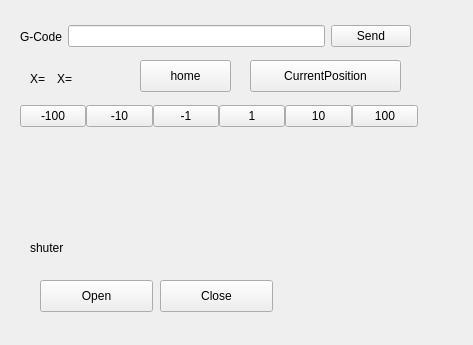
<?xml version="1.0" encoding="UTF-8"?>
<ui version="4.0">
 <class>PrintPanel</class>
 <widget class="QWidget" name="PrintPanel">
  <property name="geometry">
   <rect>
    <x>0</x>
    <y>0</y>
    <width>473</width>
    <height>345</height>
   </rect>
  </property>
  <property name="windowTitle">
   <string>Form</string>
  </property>
  <widget class="QPushButton" name="homeX">
   <property name="geometry">
    <rect>
     <x>140</x>
     <y>60</y>
     <width>91</width>
     <height>32</height>
    </rect>
   </property>
   <property name="text">
    <string>home</string>
   </property>
  </widget>
  <widget class="QWidget" name="layoutWidget">
   <property name="geometry">
    <rect>
     <x>20</x>
     <y>100</y>
     <width>398</width>
     <height>32</height>
    </rect>
   </property>
   <layout class="QHBoxLayout" name="horizontalLayout_5">
    <property name="spacing">
     <number>0</number>
    </property>
    <item>
     <widget class="QPushButton" name="moveN100X_2">
      <property name="minimumSize">
       <size>
        <width>60</width>
        <height>0</height>
       </size>
      </property>
      <property name="maximumSize">
       <size>
        <width>70</width>
        <height>16777215</height>
       </size>
      </property>
      <property name="text">
       <string>-100</string>
      </property>
     </widget>
    </item>
    <item>
     <widget class="QPushButton" name="pushButton_9">
      <property name="minimumSize">
       <size>
        <width>60</width>
        <height>0</height>
       </size>
      </property>
      <property name="maximumSize">
       <size>
        <width>70</width>
        <height>16777215</height>
       </size>
      </property>
      <property name="text">
       <string>-10</string>
      </property>
     </widget>
    </item>
    <item>
     <widget class="QPushButton" name="pushButton_10">
      <property name="minimumSize">
       <size>
        <width>60</width>
        <height>0</height>
       </size>
      </property>
      <property name="maximumSize">
       <size>
        <width>70</width>
        <height>16777215</height>
       </size>
      </property>
      <property name="text">
       <string>-1</string>
      </property>
     </widget>
    </item>
    <item>
     <widget class="QPushButton" name="pushButton_11">
      <property name="minimumSize">
       <size>
        <width>60</width>
        <height>0</height>
       </size>
      </property>
      <property name="maximumSize">
       <size>
        <width>70</width>
        <height>16777215</height>
       </size>
      </property>
      <property name="text">
       <string>1</string>
      </property>
     </widget>
    </item>
    <item>
     <widget class="QPushButton" name="pushButton_12">
      <property name="minimumSize">
       <size>
        <width>60</width>
        <height>0</height>
       </size>
      </property>
      <property name="maximumSize">
       <size>
        <width>70</width>
        <height>16777215</height>
       </size>
      </property>
      <property name="text">
       <string>10</string>
      </property>
     </widget>
    </item>
    <item>
     <widget class="QPushButton" name="pushButton_13">
      <property name="minimumSize">
       <size>
        <width>60</width>
        <height>0</height>
       </size>
      </property>
      <property name="maximumSize">
       <size>
        <width>70</width>
        <height>16777215</height>
       </size>
      </property>
      <property name="text">
       <string>100</string>
      </property>
     </widget>
    </item>
   </layout>
  </widget>
  <widget class="QLabel" name="label_3">
   <property name="geometry">
    <rect>
     <x>30</x>
     <y>240</y>
     <width>61</width>
     <height>16</height>
    </rect>
   </property>
   <property name="text">
    <string>shuter</string>
   </property>
  </widget>
  <widget class="QPushButton" name="pushButton_2">
   <property name="geometry">
    <rect>
     <x>160</x>
     <y>280</y>
     <width>113</width>
     <height>32</height>
    </rect>
   </property>
   <property name="text">
    <string>Close</string>
   </property>
  </widget>
  <widget class="QWidget" name="layoutWidget_2">
   <property name="geometry">
    <rect>
     <x>30</x>
     <y>70</y>
     <width>48</width>
     <height>18</height>
    </rect>
   </property>
   <layout class="QHBoxLayout" name="horizontalLayout_6">
    <item>
     <widget class="QLabel" name="label_4">
      <property name="text">
       <string>X=</string>
      </property>
     </widget>
    </item>
    <item>
     <widget class="QLabel" name="positionX_2">
      <property name="text">
       <string>X=</string>
      </property>
     </widget>
    </item>
   </layout>
  </widget>
  <widget class="QWidget" name="layoutWidget_3">
   <property name="geometry">
    <rect>
     <x>20</x>
     <y>20</y>
     <width>391</width>
     <height>33</height>
    </rect>
   </property>
   <layout class="QHBoxLayout" name="horizontalLayout_7">
    <item>
     <widget class="QLabel" name="label_5">
      <property name="text">
       <string>G-Code</string>
      </property>
     </widget>
    </item>
    <item>
     <widget class="QLineEdit" name="requestLineEdit"/>
    </item>
    <item>
     <widget class="QPushButton" name="sendRequestButton">
      <property name="text">
       <string>Send</string>
      </property>
     </widget>
    </item>
   </layout>
  </widget>
  <widget class="QPushButton" name="pushButton">
   <property name="geometry">
    <rect>
     <x>40</x>
     <y>280</y>
     <width>113</width>
     <height>32</height>
    </rect>
   </property>
   <property name="text">
    <string>Open</string>
   </property>
  </widget>
  <widget class="QPushButton" name="pushButton_3">
   <property name="geometry">
    <rect>
     <x>250</x>
     <y>60</y>
     <width>151</width>
     <height>32</height>
    </rect>
   </property>
   <property name="text">
    <string>CurrentPosition</string>
   </property>
  </widget>
 </widget>
 <resources/>
 <connections/>
</ui>
